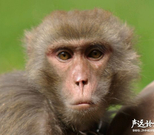
#> input picture Data mining project 4-FaceRecognition/s41/1.jpg, 154 x 135 px; its folder holds 4 pictures in this run
$ python JPG2PGM.py
#> lines starting #> are read from the running program, lines starting #| are printed output that depends on the picture
# -*-coding:utf-8-*-
# __Author__=Youzhi Gu
# Learn Python at Zhejiang University

# coding=utf-8
import os.path
import glob
from PIL import Image


# python 函数
# 功 能：将一张 jpg文件转pgm格式文件
# 参 数：jpg_file : 欲转换的jpg文件名
#              pgm_dir  : 存放 pgm 文件的目录
def jpg2pgm(jpg_file, pgm_dir):
    # 首先打开jpg文件
#> called with jpg_file = './s41/1.jpg', pgm_dir = 's41'
    jpg = Image.open(jpg_file)
#> jpg is the input picture: PIL image 154x135 RGB; mean R, G, B 125.8, 116.3, 79.1
    # resize to 200 * 250 , 双线性插值
    jpg = jpg.resize((92, 112), Image.BILINEAR)
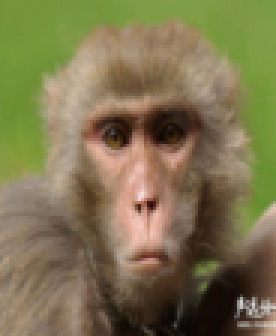
#> jpg: PIL image 92x112 RGB (shown 3 times larger); mean R, G, B 125.8, 116.3, 79.1
    # 调用 python 函数 os.path.join , os.path.splitext , os.path.basename ，产生目标pgm文件名
    name = (str)(os.path.join(pgm_dir, os.path.splitext(os.path.basename(jpg_file))[0])) + ".pgm"
    # 创建目标pgm 文件
    jpg.save(name)


# 将所有的jpg文件放在当前工作目录，或者 cd {存放jpg文件的目录}
for jpg_file in glob.glob("./s41/*.jpg"):
    jpg2pgm(jpg_file, 's41')
#> pass 2 of the loop `for jpg_file in glob.glob("./s41/*.jpg"):`:
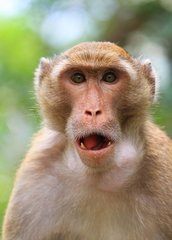
#> input picture Data mining project 4-FaceRecognition/s41/10.jpg, 172 x 240 px
#> in jpg2pgm, jpg is the input picture: PIL image 172x240 RGB; mean R, G, B 157.1, 146.3, 119.3
#> in jpg2pgm (call 2), `jpg = jpg.resize((92, 112), Image.BILINEAR)`:
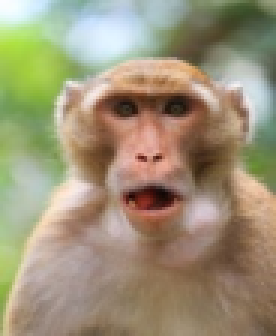
#> jpg: PIL image 92x112 RGB (shown 3 times larger); mean R, G, B 157.2, 146.3, 119.3
#> pass 3 of the loop `for jpg_file in glob.glob("./s41/*.jpg"):`:
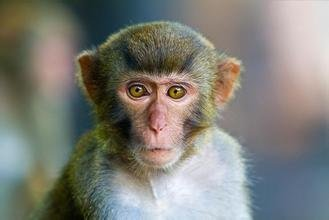
#> input picture Data mining project 4-FaceRecognition/s41/2.jpg, 329 x 220 px
#> in jpg2pgm, jpg is the input picture: PIL image 329x220 RGB; mean R, G, B 127, 126.8, 119.7
#> in jpg2pgm (call 3), `jpg = jpg.resize((92, 112), Image.BILINEAR)`:
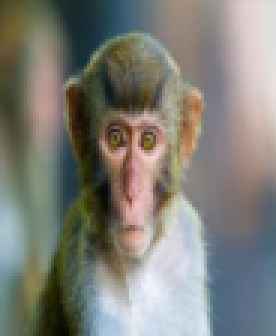
#> jpg: PIL image 92x112 RGB (shown 3 times larger); mean R, G, B 127, 126.8, 119.7
#> the loop made 4 passes; the first 3 are shown
